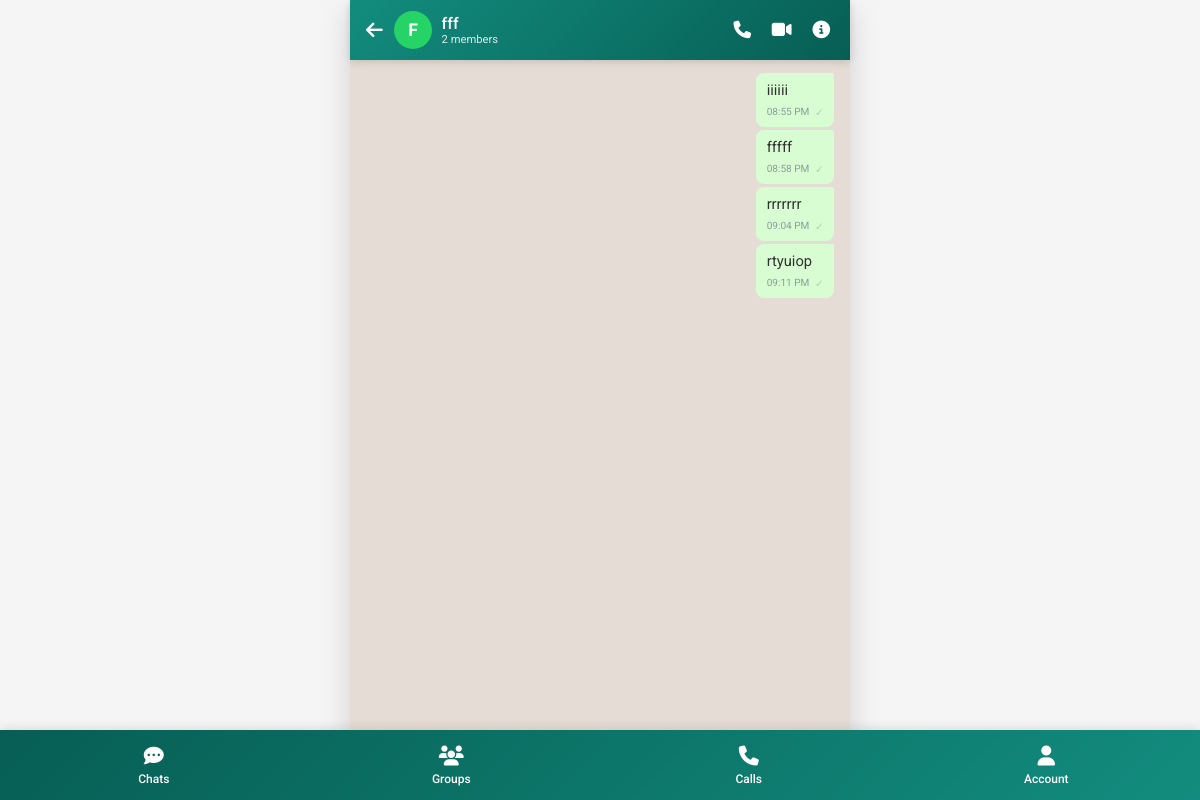
/groups/group_box.php?group_id=4 (signed in), run on the app's committed database.
### tables this page shows
CREATE TABLE `groups_chat` (
  `id` bigint(20) UNSIGNED NOT NULL,
  `conversation_id` bigint(20) UNSIGNED NOT NULL,
  `group_name` varchar(150) NOT NULL,
  `group_photo` varchar(255) DEFAULT NULL,
  `description` text DEFAULT NULL,
  `created_by` bigint(20) UNSIGNED NOT NULL,
  `created_at` timestamp NOT NULL DEFAULT current_timestamp()
);

CREATE TABLE `messages` (
  `id` bigint(20) UNSIGNED NOT NULL,
  `conversation_id` bigint(20) UNSIGNED NOT NULL,
  `sender_id` bigint(20) UNSIGNED NOT NULL,
  `message_type` enum('text','image','video','file','voice') DEFAULT 'text',
  `message_text` longtext DEFAULT NULL,
  `reply_to_id` bigint(20) UNSIGNED DEFAULT NULL,
  `attachment_path` varchar(255) DEFAULT NULL,
  `is_edited` tinyint(1) DEFAULT 0,
  `is_deleted` tinyint(1) DEFAULT 0,
  `created_at` timestamp NOT NULL DEFAULT current_timestamp(),
  `updated_at` timestamp NULL DEFAULT NULL
);

### groups/group_box.php (the view, shortened to what this page needs)
<?php
require_once __DIR__ . '/../config/db.php';
$darkMode = isset($_COOKIE['darkMode']) && $_COOKIE['darkMode'] === 'enabled';
$group_id = isset($_GET['group_id']) ? intval($_GET['group_id']) : 0;
$stmt = $conn->prepare("
    SELECT g.id AS group_id, g.conversation_id, g.group_name, g.group_photo,
           g.description, g.created_by, g.created_at,
           u.fullname AS creator_name, u.username AS creator_username
    FROM groups_chat g LEFT JOIN users u ON g.created_by = u.id WHERE g.id = ?
");
$stmt->bind_param("i", $group_id);
$stmt->execute();
$group = $stmt->get_result()->fetch_assoc();
$current_user_id = $_SESSION['user_id'];
$stmt = $conn->prepare("
    SELECT u.id, u.fullname, u.username, u.profile_photo, gm.role
    FROM group_members gm JOIN users u ON gm.user_id = u.id
    WHERE gm.group_id = ? ORDER BY gm.role='admin' DESC, u.fullname ASC
");
$stmt->bind_param("i", $group_id);
$stmt->execute();
$members = $stmt->get_result()->fetch_all(MYSQLI_ASSOC);
$stmt = $conn->prepare("
    SELECT m.id, m.sender_id, m.message_type, m.message_text, m.created_at,
           u.fullname AS sender_name, u.username AS sender_username,
           (SELECT COUNT(*) FROM message_reads mr WHERE mr.message_id = m.id) AS read_count,
           (SELECT COUNT(*) FROM group_members WHERE group_id = ?) - 1 AS other_members_count
    FROM messages m JOIN users u ON m.sender_id = u.id
    WHERE m.conversation_id = ? AND m.is_deleted = 0
    ORDER BY m.created_at ASC
");
$stmt->bind_param("ii", $group_id, $group['conversation_id']);
$stmt->execute();
$messages = $stmt->get_result()->fetch_all(MYSQLI_ASSOC);
$otherMembersCount = count($members) - 1;
?>
<!DOCTYPE html>
<html lang="en">
<head>
    <link rel="stylesheet" href="https://cdnjs.cloudflare.com/ajax/libs/font-awesome/6.4.0/css/all.min.css">
</head>
<body class="<?= $darkMode ? 'dark-mode' : '' ?>">
<div class="main-wrapper">
    <header>
        <div class="header-left">
            <a href="my_groups" class="back-button"><i class="fas fa-arrow-left"></i></a>
            <div class="group-info" onclick="window.location.href='group_info?group_id=<?= $group_id ?>'">
                <div class="group-avatar">
                    <?php if (!empty($group['group_photo'])): ?>
                        <img src="<?= htmlspecialchars('../../uploads/images/' . $group['group_photo']) ?>" alt="Group">
                    <?php else: ?>
                        <?= strtoupper(substr($group['group_name'], 0, 1)) ?>
                    <?php endif; ?>
                </div>
                <div class="group-details">
                    <div class="group-name"><?= htmlspecialchars($group['group_name']) ?></div>
                    <div class="group-members"><?= count($members) ?> members</div>
                </div>
            </div>
        </div>
        <div class="header-actions">
            <button class="header-button" id="callButton" title="Voice Call"><i class="fas fa-phone"></i></button>
            <button class="header-button" id="videoCallButton" title="Video Call"><i class="fas fa-video"></i></button>
            <button class="header-button" id="groupInfoButton" title="Group Info"><i class="fas fa-info-circle"></i></button>
        </div>
    </header>
    <div class="chat-container">
        <div class="messages-container" id="messagesContainer">
            <?php if (empty($messages)): ?>
                <div class="empty-chat">
                    <i class="fas fa-comments"></i>
                    <h3>No messages yet</h3>
                    <p>Send a message to start the conversation</p>
                </div>
            <?php else: ?>
                <?php foreach ($messages as $msg):
                    $isSent = $msg['sender_id'] == $current_user_id;
                    $readCount = (int)($msg['read_count'] ?? 0);
                    $allRead = ($otherMembersCount > 0 && $readCount >= $otherMembersCount);
                ?>
                    <div class="message <?= $isSent ? 'sent' : 'received' ?>" data-msg-id="<?= $msg['id'] ?>">
                        <div class="message-content">
                            <?= nl2br(htmlspecialchars($msg['message_text'])) ?>
                            <div class="message-time">
                                <?= date('h:i A', strtotime($msg['created_at'])) ?>
                                <?php if ($isSent): ?>
                                    <?php if ($allRead): ?>
                                        <span class="message-tick tick-read" title="Read by all">✓✓</span>
                                    <?php else: ?>
                                        <span class="message-tick tick-delivered" title="<?= $readCount ?>/<?= $otherMembersCount ?> read">✓</span>
                                    <?php endif; ?>
                                <?php endif; ?>
                            </div>
                        </div>
                    </div>
                <?php endforeach; ?>
            <?php endif; ?>
        </div>
        <div class="message-input-container">
            <button class="attachment-button" id="attachmentButton" title="Attach">
                <i class="fas fa-paperclip"></i>
            </button>
            <textarea
                class="message-input"
                id="messageInput"
                placeholder="Type a message..."
                rows="1"
                autocomplete="off"
            ></textarea>
            <button class="send-button" id="sendButton" title="Send">
                <i class="fas fa-paper-plane"></i>
            </button>
        </div>
    </div>
</div>
<?php include __DIR__ . '/../../includes/navbar.php'; ?>
</body>
</html>

### includes/navbar.php (style rules this page uses)
:root { --primary-color: #128C7E; --primary-dark: #075E54; --text-light: #FFFFFF; --bg-item-hover: rgba(255, 255, 255, 0.15); }
body { margin: 0; padding-bottom: 70px; font-family: 'Segoe UI', Roboto, 'Helvetica Neue', sans-serif; background: #f5f5f5; min-height: 100vh; }

### data on the page
groups_chat: group_name "F", group_name "fff"
messages: message_text "iiiiii", created_at "08:55 PM"
messages: message_text "fffff", created_at "08:58 PM"
messages: message_text "rrrrrrr", created_at "09:04 PM"
messages: message_text "rtyuiop", created_at "09:11 PM"

### other printed values
count($members) "2"
